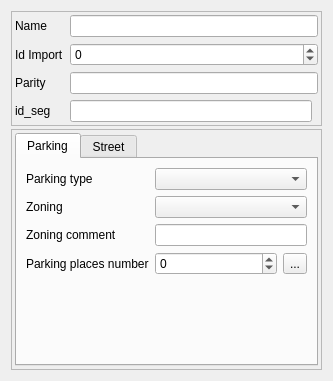
<?xml version="1.0" encoding="UTF-8"?>
<ui version="4.0">
 <class>Form_base3_cp</class>
 <widget class="QWidget" name="Form_base3_cp">
  <property name="geometry">
   <rect>
    <x>0</x>
    <y>0</y>
    <width>333</width>
    <height>381</height>
   </rect>
  </property>
  <property name="windowTitle">
   <string>Form</string>
  </property>
  <layout class="QVBoxLayout" name="verticalLayout" stretch="1,0,10">
   <property name="spacing">
    <number>3</number>
   </property>
   <item>
    <widget class="QFrame" name="frame_5">
     <property name="frameShape">
      <enum>QFrame::StyledPanel</enum>
     </property>
     <property name="frameShadow">
      <enum>QFrame::Raised</enum>
     </property>
     <layout class="QGridLayout" name="gridLayout_5">
      <property name="leftMargin">
       <number>3</number>
      </property>
      <property name="topMargin">
       <number>3</number>
      </property>
      <property name="rightMargin">
       <number>3</number>
      </property>
      <property name="bottomMargin">
       <number>3</number>
      </property>
      <item row="0" column="0">
       <widget class="QLabel" name="label">
        <property name="text">
         <string>Name</string>
        </property>
       </widget>
      </item>
      <item row="0" column="1" colspan="2">
       <widget class="QLineEdit" name="name"/>
      </item>
      <item row="1" column="1" colspan="2">
       <widget class="QSpinBox" name="importid">
        <property name="minimum">
         <number>-1</number>
        </property>
        <property name="maximum">
         <number>999999999</number>
        </property>
       </widget>
      </item>
      <item row="3" column="0">
       <widget class="QLabel" name="label_7">
        <property name="text">
         <string>Parity</string>
        </property>
       </widget>
      </item>
      <item row="1" column="0">
       <widget class="QLabel" name="label_5">
        <property name="text">
         <string>Id Import</string>
        </property>
       </widget>
      </item>
      <item row="3" column="1" colspan="2">
       <widget class="QLineEdit" name="parity"/>
      </item>
      <item row="4" column="0">
       <widget class="QLabel" name="label_12">
        <property name="text">
         <string>id_seg</string>
        </property>
       </widget>
      </item>
      <item row="4" column="1">
       <widget class="QLineEdit" name="idseg"/>
      </item>
     </layout>
    </widget>
   </item>
   <item>
    <widget class="QFrame" name="frame">
     <property name="frameShape">
      <enum>QFrame::StyledPanel</enum>
     </property>
     <property name="frameShadow">
      <enum>QFrame::Raised</enum>
     </property>
     <layout class="QVBoxLayout" name="verticalLayout_2">
      <property name="leftMargin">
       <number>3</number>
      </property>
      <property name="topMargin">
       <number>3</number>
      </property>
      <property name="rightMargin">
       <number>3</number>
      </property>
      <property name="bottomMargin">
       <number>3</number>
      </property>
      <item>
       <widget class="QTabWidget" name="tabWidget">
        <property name="currentIndex">
         <number>0</number>
        </property>
        <widget class="QWidget" name="tab">
         <attribute name="title">
          <string>Parking</string>
         </attribute>
         <layout class="QGridLayout" name="gridLayout_2">
          <item row="0" column="0">
           <widget class="QLabel" name="label_2">
            <property name="text">
             <string>Parking type</string>
            </property>
            <property name="wordWrap">
             <bool>true</bool>
            </property>
           </widget>
          </item>
          <item row="1" column="0">
           <widget class="QLabel" name="label_3">
            <property name="text">
             <string>Zoning</string>
            </property>
            <property name="wordWrap">
             <bool>true</bool>
            </property>
           </widget>
          </item>
          <item row="0" column="1" colspan="2">
           <widget class="QComboBox" name="parkingtype"/>
          </item>
          <item row="3" column="0">
           <widget class="QLabel" name="label_4">
            <property name="text">
             <string>Parking places number</string>
            </property>
            <property name="wordWrap">
             <bool>true</bool>
            </property>
           </widget>
          </item>
          <item row="3" column="2">
           <widget class="QToolButton" name="toolButton_nbreplace">
            <property name="text">
             <string>...</string>
            </property>
           </widget>
          </item>
          <item row="3" column="1">
           <widget class="QSpinBox" name="parkingplacenumber">
            <property name="minimum">
             <number>-1</number>
            </property>
            <property name="maximum">
             <number>9999999</number>
            </property>
           </widget>
          </item>
          <item row="1" column="1" colspan="2">
           <widget class="QComboBox" name="zoning"/>
          </item>
          <item row="2" column="0">
           <widget class="QLabel" name="label_8">
            <property name="text">
             <string>Zoning comment</string>
            </property>
            <property name="wordWrap">
             <bool>true</bool>
            </property>
           </widget>
          </item>
          <item row="2" column="1" colspan="2">
           <widget class="QLineEdit" name="zoningother"/>
          </item>
          <item row="4" column="1">
           <spacer name="verticalSpacer_2">
            <property name="orientation">
             <enum>Qt::Vertical</enum>
            </property>
            <property name="sizeHint" stdset="0">
             <size>
              <width>20</width>
              <height>40</height>
             </size>
            </property>
           </spacer>
          </item>
         </layout>
        </widget>
        <widget class="QWidget" name="tab_2">
         <attribute name="title">
          <string>Street</string>
         </attribute>
         <layout class="QGridLayout" name="gridLayout">
          <item row="1" column="1">
           <widget class="QLineEdit" name="streetname"/>
          </item>
          <item row="0" column="0">
           <widget class="QLabel" name="label_15">
            <property name="text">
             <string>Location</string>
            </property>
            <property name="wordWrap">
             <bool>true</bool>
            </property>
           </widget>
          </item>
          <item row="1" column="0">
           <widget class="QLabel" name="label_6">
            <property name="text">
             <string>Street name</string>
            </property>
            <property name="wordWrap">
             <bool>true</bool>
            </property>
           </widget>
          </item>
          <item row="3" column="0">
           <widget class="QLabel" name="label_10">
            <property name="text">
             <string>Street end</string>
            </property>
            <property name="wordWrap">
             <bool>true</bool>
            </property>
           </widget>
          </item>
          <item row="0" column="1">
           <widget class="QTextBrowser" name="location">
            <property name="maximumSize">
             <size>
              <width>16777215</width>
              <height>60</height>
             </size>
            </property>
            <property name="readOnly">
             <bool>false</bool>
            </property>
           </widget>
          </item>
          <item row="2" column="1">
           <widget class="QLineEdit" name="streetupname"/>
          </item>
          <item row="2" column="0">
           <widget class="QLabel" name="label_9">
            <property name="text">
             <string>Street start</string>
            </property>
            <property name="wordWrap">
             <bool>true</bool>
            </property>
           </widget>
          </item>
          <item row="3" column="1">
           <widget class="QLineEdit" name="streetdownname"/>
          </item>
          <item row="4" column="0">
           <widget class="QLabel" name="label_11">
            <property name="text">
             <string>Street comments</string>
            </property>
            <property name="wordWrap">
             <bool>true</bool>
            </property>
           </widget>
          </item>
          <item row="4" column="1">
           <widget class="QLineEdit" name="streetcomment"/>
          </item>
         </layout>
        </widget>
       </widget>
      </item>
     </layout>
    </widget>
   </item>
   <item>
    <spacer name="verticalSpacer">
     <property name="orientation">
      <enum>Qt::Vertical</enum>
     </property>
     <property name="sizeHint" stdset="0">
      <size>
       <width>20</width>
       <height>40</height>
      </size>
     </property>
    </spacer>
   </item>
  </layout>
 </widget>
 <resources>
  <include location="../../resources.qrc"/>
 </resources>
 <connections/>
</ui>
